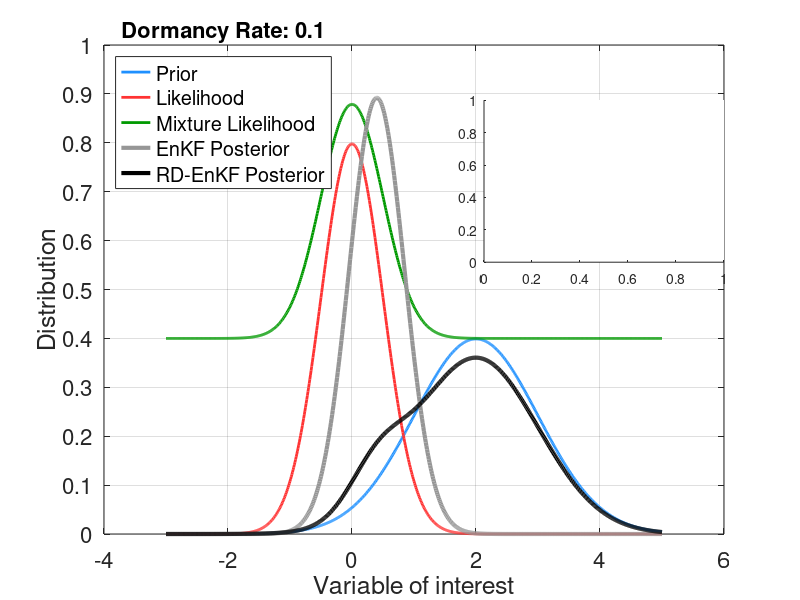

Source code (MATLAB): (Note: this script raises an error after producing the figure.)
clear 
clc

lB = [ 153, 255, 255 ]/255;
lP = [ 204, 153, 255 ]/255;
bL = [  30, 144, 255 ]/255;
rD = [ 255,  51,  51 ]/255;
gR = [   0, 153,   0 ]/255;
pR = [ 153,  51, 255 ]/255;
oR = [ 255, 153,  51 ]/255;
bK = [   0,   0,   0 ]/255;
gY = [ 150, 150, 150 ]/255;

figure('pos', [100, 200, 750, 360])

% p: prior p(x)
% l: likelihood p(y|x)
% q: posterior p(x|y)

y = 0;
m = 2;

sx = 1;
so = 0.5;

p1 = 1;
p2 = 1;

x = -3:.01:5;

a = 0.40;
c = 1/sqrt(2*pi);

p = c/sx * exp(-0.5 * (x-m).^2 / sx^2);
l = c/so * exp(-0.5 * (y-x).^2 / so^2);

k = a + (1-a) * l;

plot(x, p, 'Color', bL, 'LineWidth', 2); hold on
plot(x, l, 'Color', rD, 'LineWidth', 2); hold on
plot(x, k, 'Color', gR, 'LineWidth', 2); grid on

qe = p .* l;
qe = qe / trapz(x, qe);

qr = p .* k;
qr = qr / trapz(x, qr);

plot(x, qe, 'Color', gY, 'LineWidth', 3)
plot(x, qr, 'Color', bK, 'LineWidth', 3)

set(gca, 'FontSize', 16, 'YLim', [0, 1], 'YTick', 0:.1:1)
xlabel('Variable of interest', 'FontSize', 18)
ylabel('Distribution', 'FontSize', 18)

L = legend('Prior', 'Likelihood', 'Mixture Likelihood', 'EnKF Posterior', 'RD-EnKF Posterior', ...
    'Location', 'NorthWest');
title(L, 'Dormancy Rate: 0.1');

axes('Position', [.605, .563, .30, .27])

A = 0.02:0.02:0.98;
N = length(A);

Cols = cbrewer('qual', 'Accent', N, 'PCHIP'); box on
colormap(Cols); hold on
for i = 1:N
    pyx = A(i) + (1-A(i)) * l;
    pxy = p .* pyx;
    pxy = pxy / trapz(x, pxy);
    plot(x, pxy, 'Color', Cols(i, :))
end
set(gca, 'FontSize', 13, 'YLim', [0, 0.8], 'XLim', [-3, 5])
title('Possible RD-EnKF Posteriors', 'FontSize', 15)
h = colorbar;

set(h, 'YTick', A(1:8:end), 'Position', [.91, .565, .02, .265], 'FontSize', 12)
set(get(h, 'title'), 'String', '\alpha', 'FontSize', 14)

xx = [0.63 0.68];   % adjust length and location of arrow 
yy = [0.34 0.54];
annotation('textarrow', xx, yy, 'FontSize', 13, 'Linewidth', 1)

